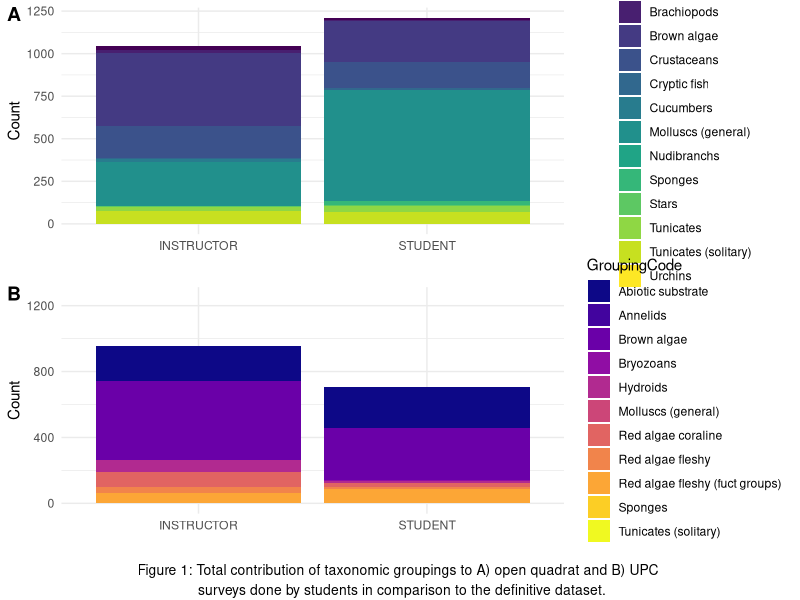
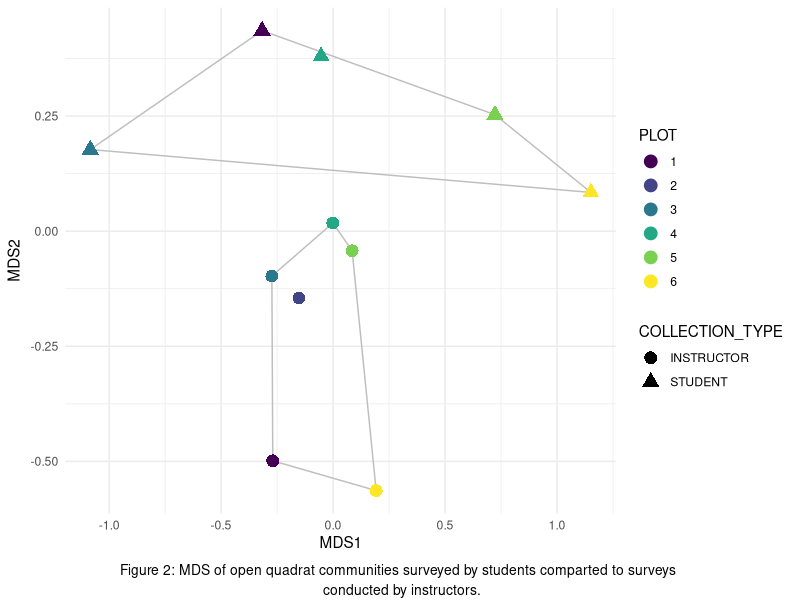
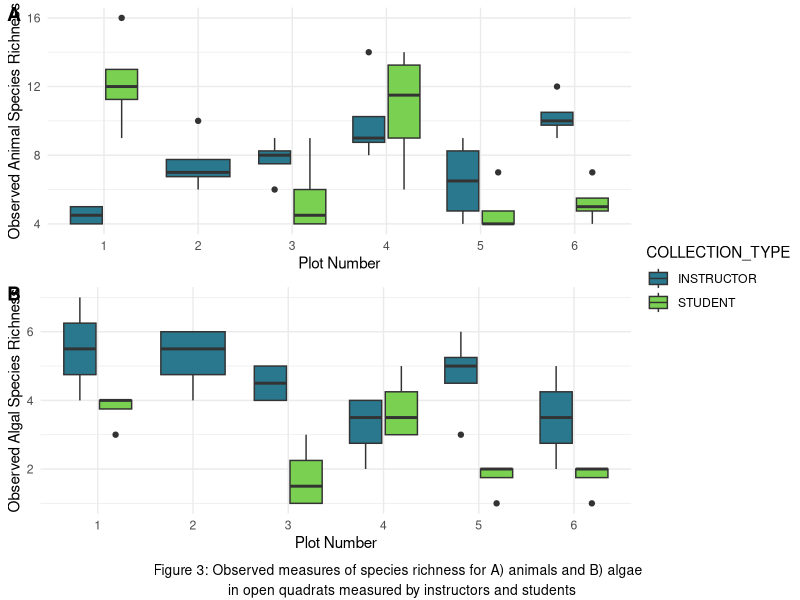
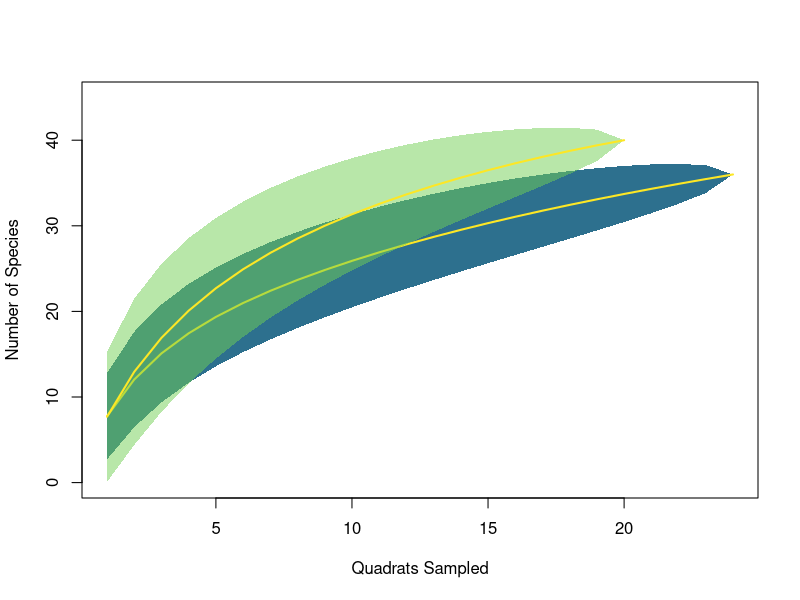

Generate these figures, in order, with R:
###################################################################################
#                                                                                ##
# Title of Script                                                                ##
# Data are current as of 2018-07-10                                              ##
# Data source: Marine Subtidal Ecology Course - Kelp Ecosystem Ecology Network - ##
# Friday Harbor Labs - University of Oregon                                      ##
# R code prepared by Ross Whippo                                                 ##
# Last updated 2018-07-10                                                        ##
#                                                                                ##
###################################################################################

# SUMMARY:

# Data analyses from the 2018 Subtidal Marine Ecology Course taught at Friday 
# Harbor Labs by Aaron Galloway, Alex Lowe, Pema Kitaeff, and Mo Turner. Data
# quantifies kelp and kelp-associated communitites at the South West corner of 
# Shaw Island, WA in June 2018. Data were collected according to the Kelp Ecosystem
# Ecology Network experimental protocol, but using 3 removal plots, 3 control plots
# and 4 quadrats of each kind (UPC, Open Quadrat) per plot. Definitive data was 
# collected by Galloway and Lowe. Redundant data was collected by students for 
# comparison. 

# Required Files (check that script is loading latest version):
# QUAD-Data.csv
# UPC_SUBS_CODES.csv
# WA_SP_CODES.csv

# Associated Scripts:
# None

# TO DO

###################################################################################
# TABLE OF CONTENTS                                                               #
#                                                                                 #
# RECENT CHANGES TO SCRIPT                                                        #
# LOAD PACKAGES                                                                   #
# READ IN AND PREPARE DATA                                                        #
# DATA MANIPULATION                                                               #
# GENERATE FIGURES                                                                #
#                                                                                 #
###################################################################################

###################################################################################
# RECENT CHANGES TO SCRIPT                                                        #
###################################################################################

# 2018-07-09 Script created by Ross Whippo

###################################################################################
# LOAD PACKAGES                                                                   #
###################################################################################

library(dplyr)
library(tidyr)
library(ggplot2)
library(viridis)
library(ggpubr)
library(vegan)

###################################################################################
# READ IN AND PREPARE DATA                                                        #
###################################################################################

quaddata <- read.csv("QUAD_Data.csv")
codes <- read.csv("WA_SP_CODES.csv")
subs <- read.csv("UPC_SUBS_CODES.csv")

# create column designating 'INSTRUCTOR' vs 'student' data
quaddata <- quaddata %>%
  mutate(COLLECTION_TYPE = ifelse(OBSERVER == "Lowe" | OBSERVER == "Galloway", 
                                  "INSTRUCTOR", "STUDENT"))
quaddata$COLLECTION_TYPE <- as.factor(quaddata$COLLECTION_TYPE)

# create column of full species names
names(codes)[names(codes)=="SP_CODE"] <- "MO_SP_CODE"
quaddata <- left_join(quaddata, codes, by="MO_SP_CODE")

quaddata$GroupingCode <- as.character(quaddata$GroupingCode)
quaddata$GroupingCode[quaddata$GroupingCode == ""] <- "Abiotic substrate"
quaddata$GroupingCode[quaddata$GroupingCode == "Mollusks (general)"] <- "Molluscs (general)"
quaddata$GroupingCode <- as.factor(quaddata$GroupingCode)

# open quadrat data
QUADS <- quaddata %>%
  subset(DATA_TYPE == "QUAD")

# UPC quadrat data
UPC <- quaddata %>%
  subset(DATA_TYPE == "UPC")

###################################################################################
# DATA MANIPULATION                                                               #
###################################################################################

# summarize counts of organisms for quads by group
quad_count_groups <- QUADS %>%
  group_by(COLLECTION_TYPE, GroupingCode) %>%
  summarise(sum(COUNT))
names(quad_count_groups)[names(quad_count_groups)=="sum(COUNT)"] <- "TOT_COUNT"

# summarize counts of organisms and substrate for UPC by group
UPC_count_groups <- UPC %>%
  subset(DATA_TYPE == "UPC") %>%
  group_by(COLLECTION_TYPE, GroupingCode) %>%
  summarise(sum(COUNT)) 
names(UPC_count_groups)[names(UPC_count_groups)=="sum(COUNT)"] <- "TOT_COUNT"


# Create matrix for community composition analysis
quad_matrix <- QUADS %>%
  group_by(COLLECTION_TYPE, PLOT, MO_SP_CODE) %>%
  summarise(sum(COUNT))
names(quad_matrix)[names(quad_matrix)=="sum(COUNT)"] <- "TOT_COUNT"

KEEN_mat_quad_full <- quad_matrix %>%
  spread(MO_SP_CODE, TOT_COUNT, fill = 0)
KEEN_quad_mat_run <- KEEN_mat_quad_full[,c(3:61)]

# MDS of community
KEEN_quad_mds <- metaMDS(KEEN_quad_mat_run)
KEEN_quad_mds_points <- KEEN_quad_mds$points
KEEN_quad_mds_points <- data.frame(KEEN_quad_mds_points)
plot_data_mds <- data.frame(KEEN_quad_mds_points, KEEN_mat_quad_full[,1:2])
vec_quad <- envfit(KEEN_quad_mds$points, KEEN_quad_mat_run, perm = 1000)
vec_quad_df <- as.data.frame(vec_quad$vectors$arrows*sqrt(vec_quad$vectors$r))
vec_quad_df$species <- rownames(vec_quad_df)
library(plyr)
chulls_quad <- ddply(plot_data_mds, .(COLLECTION_TYPE), function(df) df[chull(df$MDS1, df$MDS2), ])
detach(package:plyr)
#plot_data_mds$PLOT <- as.factor(plot_data_mds$PLOT)

###################################################################################
# ANALYSES                                                                        #
###################################################################################

# All Richness
All_rich <- quaddata %>%
  select(PLOT, QUAD, DATA_TYPE, COUNT, COLLECTION_TYPE, MO_SP_CODE, GroupingCode) %>%
  group_by(PLOT, QUAD, DATA_TYPE, COLLECTION_TYPE, MO_SP_CODE, GroupingCode) %>%
  summarise(sum(COUNT))
names(All_rich)[names(All_rich)=="sum(COUNT)"] <- "TOT_COUNT"

# Extract Quadrats
All_quad <- All_rich %>%
  filter(DATA_TYPE == "QUAD")
# Extract Animals
algae <- c("Brown algae", "Green algae", "Red algae fleshy (fuct groups)
", "Red algae fleshy", "Red algae coraline")
Anim_quad <- All_quad %>%
  filter(!GroupingCode %in% algae)
# total redundant grouping codes
Anim_quad <- Anim_quad %>%
  ungroup() %>%
  select(-c(GroupingCode, DATA_TYPE)) %>%
  group_by(PLOT, QUAD, COLLECTION_TYPE, MO_SP_CODE, TOT_COUNT) %>%
  summarise(sum(TOT_COUNT))
names(Anim_quad)[names(Anim_quad)=="sum(TOT_COUNT)"] <- "NEW_COUNT"
Anim_quad <- Anim_quad %>%
  select(-TOT_COUNT)

# spread quad animals
Anim_spread_quad <- Anim_quad %>%
  group_by(COLLECTION_TYPE) %>%
  spread(MO_SP_CODE, NEW_COUNT, fill = 0)

Anim_pool_quad <- Anim_spread_quad[,4:53]
Anim_quad_plots <-Anim_spread_quad[,c(1:3)]
Anim_quad_plots <-Anim_quad_plots %>%
  unite_("PLOTQUAD_TYPE", c("PLOT", "QUAD", "COLLECTION_TYPE"), sep = "_", remove = FALSE)
attach(Anim_quad_plots)
Anim_quad_rich <- Anim_pool_quad %>%
  specpool(PLOTQUAD_TYPE)
Anim_quad_rich <- Anim_quad_rich %>%
  bind_cols(Anim_quad_plots)
Anim_quad_rich$PLOT <- as.factor(Anim_quad_rich$PLOT)


# extract quad algae
Algae_quad <- All_quad %>%
  filter(GroupingCode %in% algae)

# spread quad animals
Algae_spread_quad <- Algae_quad %>%
  group_by(COLLECTION_TYPE) %>%
  spread(MO_SP_CODE, TOT_COUNT, fill = 0)

Algae_pool_quad <- Algae_spread_quad[,6:14]
Algae_quad_plots <-Algae_spread_quad[,c(1:2,4)]
Algae_quad_plots <-Algae_quad_plots %>%
  unite_("PLOTQUAD_TYPE", c("PLOT", "QUAD", "COLLECTION_TYPE"), sep = "_", remove = FALSE)
attach(Algae_quad_plots)
Algae_quad_rich <- Algae_pool_quad %>%
  specpool(PLOTQUAD_TYPE)
Algae_quad_rich <- Algae_quad_rich %>%
  bind_cols(Algae_quad_plots)
Algae_quad_rich$PLOT <- as.factor(Algae_quad_rich$PLOT)



# SPECIES ACCUMULATION

# Instructors
Anim_quad_instructors <- Anim_spread_quad %>%
  filter(COLLECTION_TYPE == "INSTRUCTOR")
Anim_quad_inst_pool <- Anim_quad_instructors[,4:53]
inst_accum <- specaccum(Anim_quad_inst_pool)

# Students
Anim_quad_students <- Anim_spread_quad %>%
  filter(COLLECTION_TYPE == "STUDENT")
Anim_quad_stud_pool <- Anim_quad_students[,4:53]
stud_accum <- specaccum(Anim_quad_stud_pool)



###################################################################################
# GENERATE FIGURES                                                                #
###################################################################################

############### FIGURE 1
# Total contribtion of Group Codes for Quadrats and UPC by Students and
# Instructors

# Figure of counts of observed groups by collection type for open quads
COUNT_GROUPS_TYPE_QUAD <- ggplot(quad_count_groups, aes(x = COLLECTION_TYPE, y = TOT_COUNT)) + geom_bar(stat = "identity", aes(fill = GroupingCode)) + 
  theme_minimal() + 
  scale_fill_viridis(discrete=TRUE) +
  labs(x="", y="Count") 
#COUNT_GROUPS_TYPE_QUAD

# Figure of counts of observed of groups by collection type for UPC
COUNT_GROUPS_TYPE_UPC <- ggplot(UPC_count_groups, aes(x = COLLECTION_TYPE, y = TOT_COUNT)) + geom_bar(stat = "identity", aes(fill = GroupingCode)) + 
  theme_minimal() + 
  scale_fill_viridis(discrete=TRUE, option = "plasma") +
  labs(x="", y="Count") +
  ylim(0, 1250)
#COUNT_GROUPS_TYPE_UPC


Figure1 <- ggarrange(COUNT_GROUPS_TYPE_QUAD, COUNT_GROUPS_TYPE_UPC, 
                     labels = c("A", "B"),
                     ncol = 1, nrow = 2,
                     common.legend = FALSE, 
                     legend = "right",
                     align = "v")
annotate_figure(Figure1, bottom = text_grob("Figure 1: Total contribution of taxonomic groupings to A) open quadrat and B) UPC \n surveys done by students in comparison to the definitive dataset.", size = 10))

# best size 600x850


############### FIGURE 2
# Visualization of community composition by Students and Instructors from open
# quadrats

# MDS
QUAD_MDS <- ggplot(plot_data_mds, aes(x=MDS1, y=MDS2, pch = COLLECTION_TYPE, color = factor(PLOT))) + 
  labs(color = "PLOT") +
  theme_minimal() +
  geom_polygon(data=chulls_quad, aes(x=MDS1, y=MDS2, group=COLLECTION_TYPE), fill=NA, color = "grey") +
  geom_point(size = 4) +
  scale_color_viridis_d()

Figure2 <- ggarrange(QUAD_MDS, 
                     ncol = 1, nrow = 1,
                     common.legend = FALSE, 
                     legend = "right")
annotate_figure(Figure2, bottom = text_grob("Figure 2: MDS of open quadrat communities surveyed by students comparted to surveys \n conducted by instructors.", size = 10))

# best size 700x500

############### FIGURE 3
# Richness of animals and algae
# animal quadrats

QUAD_RICH_ANIM <- ggplot(Anim_quad_rich, aes(x = PLOT, y = Species, fill=COLLECTION_TYPE)) +
  geom_boxplot() +
  theme_minimal() +
  scale_fill_viridis_d(begin = 0.4, end = 0.8) +
  ylab("Observed Animal Species Richness") +
  xlab("Plot Number") 

# algal quadrats
QUAD_RICH_ALGAE <- ggplot(Algae_quad_rich, aes(x = PLOT, y = Species, fill=COLLECTION_TYPE)) +
  geom_boxplot() +
  theme_minimal() +
  scale_fill_viridis_d(begin = 0.4, end = 0.8) +
  ylab("Observed Algal Species Richness") +
  xlab("Plot Number") 

Figure3 <- ggarrange(QUAD_RICH_ANIM, QUAD_RICH_ALGAE, 
                     ncol = 1, nrow = 2,
                     labels = c("A", "B"),
                     common.legend = TRUE, 
                     legend = "right")
annotate_figure(Figure3, bottom = text_grob("Figure 3: Observed measures of species richness for A) animals and B) algae \n in open quadrats measured by instructors and students", size = 10))

# best size: 500x700

############### FIGURE 4
# Species accumulation curves for animals in open quads
# animal quadrats

# function to create alpha channel in plot() function
col2alpha <- function(col, alpha) {
  col_rgb <- col2rgb(col)/255
  rgb(col_rgb[1], col_rgb[2], col_rgb[3], alpha = alpha)
}

plot(inst_accum, ci.type="poly", col="#FDE725FF", lwd=2, ci.lty=0, ci.col=col2alpha("#2D708EFF", "1"), ylim = c(0,45), xlab = "Quadrats Sampled", ylab = "Number of Species")
plot(stud_accum, ci.type="poly", col="#FDE725FF", lwd=2, ci.lty=0, ci.col=col2alpha("#73D055FF", "0.5"), add = TRUE)

# best size: 550x550

#####
#<<<<<<<<<<<<<<<<<<<<<<<<<<END OF SCRIPT>>>>>>>>>>>>>>>>>>>>>>>>#